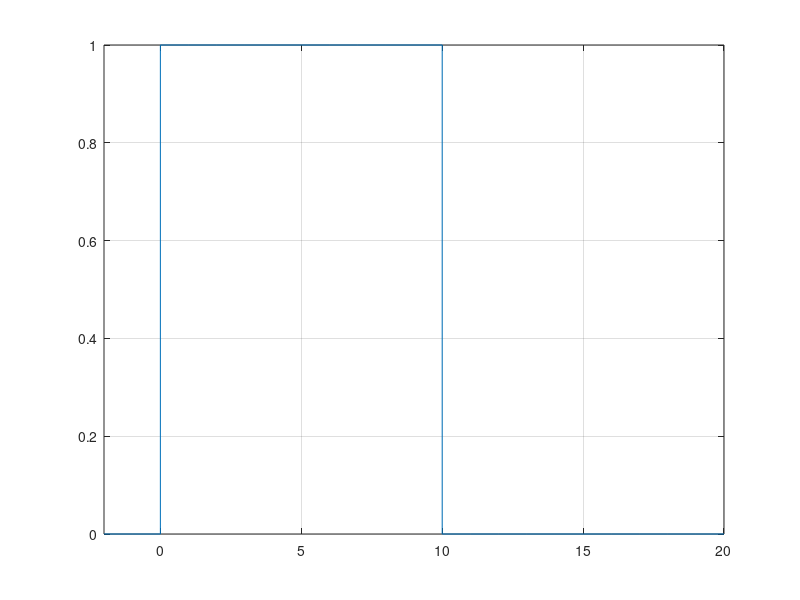

Recreate this plot in MATLAB.
%A4:Determine the appropriate time indices for proper labelling of the time-domain plots of z(t).
    %Note, this acctually dosen't sound like a matlab part so may not need
    %this.

%% Initialization
clear
clc

%% Create rect pulse

%N = 100; %Shall see when we need it later 
%PulseWidth = 10; %Shall see when we need it later
t = [-2:1:20];    %define domain, t
x = [zeros(1,2), ones(1,10), zeros(1,11)];    %calc input waveform, x(t)
stairs(t,x); grid on; axis tight;  %plot rect pulse x(t) w/ customized 
